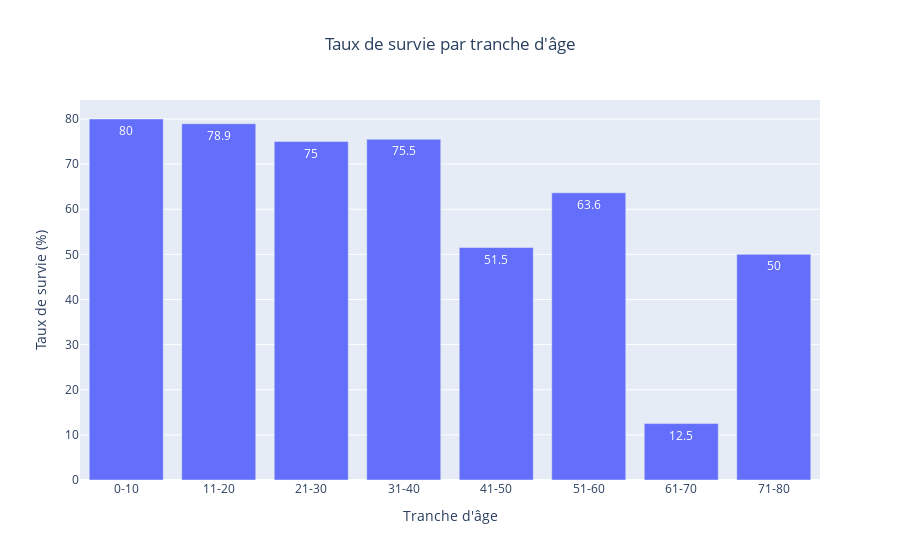

This figure's notebook cell:
### Markdown cell above
#  taux de survie par tranche d'âge

### Code cell
import plotly.express as px
import numpy as np

# Définir les tranches d'âge
age_bins = [0, 10, 20, 30, 40, 50, 60, 70, 80]
age_labels = ['0-10', '11-20', '21-30', '31-40', '41-50', '51-60', '61-70', '71-80']
data["AgeGroup"] = pd.cut(data["Age"], bins=age_bins, labels=age_labels)

# Calculer le taux de survie par tranche d'âge
survival_by_age_group = data.groupby("AgeGroup")["Survived"].mean() * 100

# Créer le graphique à barres avec Plotly
fig = px.bar(x=survival_by_age_group.index, 
             y=survival_by_age_group.values,
             title='Taux de survie par tranche d\'âge',
             labels={'x': 'Tranche d\'âge', 
                    'y': 'Taux de survie (%)'},
             text=np.round(survival_by_age_group.values, 1))  # Using np.round instead of round

# Personnaliser le graphique
fig.update_layout(
    title_x=0.5,
    showlegend=False,
    xaxis_title="Tranche d'âge",
    yaxis_title="Taux de survie (%)",
    bargap=0.2
)

fig.show()

# Afficher les statistiques détaillées
print("\nTaux de survie par tranche d'âge :")
print(survival_by_age_group.round(2))

### Figure 1 — Plotly figure (JSON) as saved in the notebook; plotly's stock layout.template omitted (floating-point values rounded to 4 significant figures)
{"data": [{"hovertemplate": "Tranche d'âge=%{x}<br>Taux de survie (%)=%{y}<br>text=%{text}<extra></extra>", "legendgroup": "", "marker": {"color": "#636efa", "pattern": {"shape": ""}}, "name": "", "orientation": "v", "showlegend": false, "text": [80.0, 78.9, 75.0, 75.5, 51.5, 63.6, 12.5, 50.0], "textposition": "auto", "type": "bar", "x": ["0-10", "11-20", "21-30", "31-40", "41-50", "51-60", "61-70", "71-80"], "xaxis": "x", "y": [80.0, 78.95, 75.0, 75.51, 51.52, 63.64, 12.5, 50.0], "yaxis": "y"}], "layout": {"bargap": 0.2, "barmode": "relative", "legend": {"tracegroupgap": 0}, "showlegend": false, "title": {"text": "Taux de survie par tranche d'âge", "x": 0.5}, "xaxis": {"anchor": "y", "domain": [0, 1], "title": {"text": "Tranche d'âge"}}, "yaxis": {"anchor": "x", "domain": [0, 1], "title": {"text": "Taux de survie (%)"}}}}
